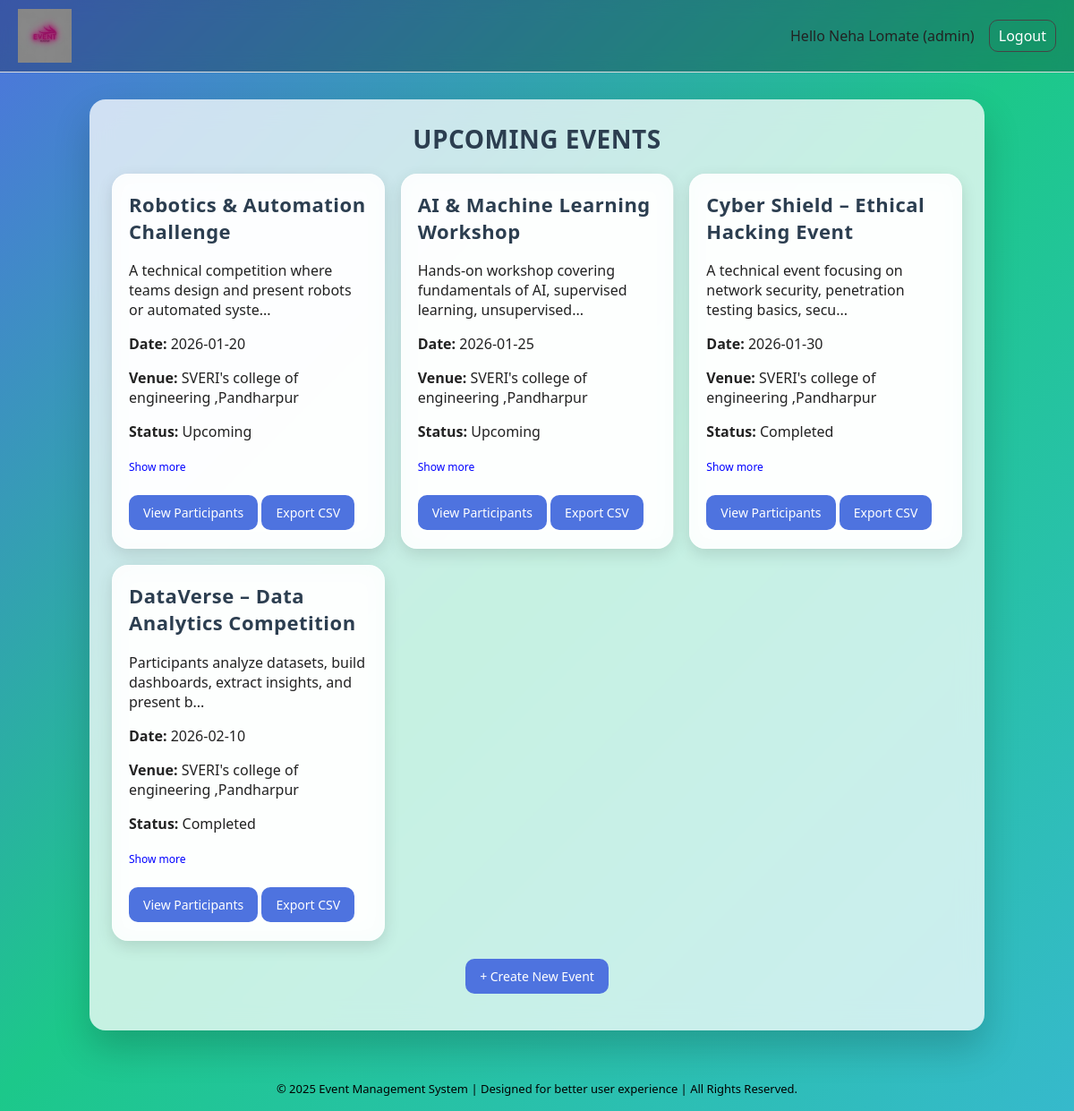
/ (signed in), run on the app's committed database.
### tables this page shows
CREATE TABLE events (
        id INTEGER PRIMARY KEY AUTOINCREMENT,
        title TEXT NOT NULL,
        description TEXT NOT NULL,
        category TEXT,
        date TEXT NOT NULL,
        start_time TEXT,
        end_time TEXT,
        venue TEXT NOT NULL,
        last_date TEXT NOT NULL,
        fee REAL,
        
        is_team_event TEXT,
        team_size INTEGER,
        organizer_name TEXT NOT NULL,
        organizer_contact TEXT NOT NULL,
        status TEXT NOT NULL
    );

### app.py (the view)
@app.route("/")
def index():
    db = get_db()
    events = db.execute("SELECT * FROM events").fetchall()
    return render_template("index.html", events=events)

### app.py (called while the page is built)
def get_db():
    if "db" not in g:
        g.db = sqlite3.connect(DATABASE)
        g.db.row_factory = sqlite3.Row
    return g.db

### templates/index.html (shortened to what this page needs)
{% extends "base.html" %}
{% block content %}
{% if not session.get('username') %}
  <h2>Welcome to Event Management System</h2>
  <p>Please login to view upcoming events.</p>
  <a class="btn" href="{{ url_for('login') }}">Login</a>
  <a class="btn" href="{{ url_for('signup') }}">Signup</a>
{% else %}
  <h1 style="text-align:center;">UPCOMING EVENTS</h1>
  {% if events %}
    <ul class="events">
    {% for e in events %}
      <li class="event-card">
        <h2>{{ e['title'] }}</h2>
        <p>{{ e['description'][:80] }}{% if e['description']|length > 80 %}...{% endif %}</p>
        <p><b>Date:</b> {{ e['date'] or 'N/A' }}</p>
        <p><b>Venue:</b> {{ e['venue'] or 'N/A' }}</p>
        <p><b>Status:</b> {{ e['status'] or 'Upcoming' }}</p>
        <button class="show-text"
                style="background:none;border:none;color:blue;cursor:pointer;font-size:12px;">
            Show more
        </button>
        <br><br>
        {% if session.get('role') == 'participant' %}
          <a class="btn" href="{{ url_for('register_event', event_id=e['id']) }}">Register</a>
        {% elif session.get('role') == 'admin' %}
          <a class="btn" href="{{ url_for('participants', event_id=e['id']) }}">View Participants</a>
          <a class="btn" href="{{ url_for('export', event_id=e['id']) }}">Export CSV</a>
        {% endif %}
      </li>
    {% endfor %}
    </ul>
  {% else %}
    <p>No events yet.</p>
  {% endif %}
  {% if session.get('role') == 'admin' %}
    <p style="text-align:center;">
      <a class="btn" href="{{ url_for('create_event') }}">+ Create New Event</a>
    </p>
  {% endif %}
{% endif %}
{% endblock %}

### templates/base.html (shortened to what this page needs)
<!doctype html>
<html>
<head>
  <link rel="stylesheet" href="{{ url_for('static', filename='style.css') }}">
</head>
<body>
<header style="display:flex; align-items:center; justify-content:space-between; padding:10px 20px; border-bottom:1px solid #ddd;">
  <div class="logo">
    <a href="{{ url_for('index') }}">
      <img src="{{ url_for('static', filename='event3.png') }}" alt="EventManagement Logo" style="height:60px; vertical-align:middle;">
    </a>
  </div>
  <div class="nav-links">
    {% if session.get('username') %}
        <span class="nav-welcome">
            Hello {{ session['username'] }} ({{ session['role'] }})
        </span>
        <a class="btn-nav" href="{{ url_for('logout') }}" style="margin-left:12px;">
            Logout
        </a>
    {% endif %}
  </div>
</header>
<div class="container">
  {% block content %}{% endblock %}
</div>
<footer>
  &copy; {{ 2025 }} Event Management System | Designed for better user experience | All Rights Reserved.
</footer>
</body>
</html>

### static/style.css (style rules this page uses)
* { box-sizing: border-box; }
.logo a { display: flex; align-items: center; gap: 8px; }
.btn-nav { padding: 8px 14px; border-radius: 6px; border: 1px solid #444; text-decoration: none; }
body { margin: 0; padding: 0; font-family: 'Poppins', system-ui, -apple-system, Arial; background: linear-gradient(135deg,#4e73df,#1cc88a,#36b9cc); min-height: 100vh; color:#222; }
.container { max-width: 1000px; margin: 30px auto; padding: 25px; border-radius: 18px; background: rgba(255,255,255,0.75); backdrop-filter: blur(14px); -webkit-backdrop-filter: blur(14px); box-shadow: 0 20px 40px rgba(0,0,0,0.18); }
h1,h2,h3 { margin-top: 0; color:#2c3e50; letter-spacing: .5px; }
h1 { font-size: 28px; }
h2 { font-size: 22px; }
header { background: rgba(0,0,0,0.25); backdrop-filter: blur(10px); -webkit-backdrop-filter: blur(10px); padding: 14px 20px; position: sticky; top: 0; z-index: 20; }
.logo a { color:#fff; font-size:24px; font-weight:600; }
.nav-links a { color:#fff; margin-left:16px; font-weight:500; padding:6px 10px; border-radius:10px; transition:.25s; }
.events { list-style:none; padding:0; margin:20px 0; display:grid; grid-template-columns:repeat(auto-fill,minmax(290px,1fr)); gap:18px; }
.event-card { background: rgba(255,255,255,.85); backdrop-filter: blur(12px); border-radius:18px; padding:18px 18px 20px; border:1px solid rgba(255,255,255,.6); box-shadow: 0 6px 18px rgba(0,0,0,.12); transition:.25s; }
.btn, button { display:inline-block; padding:10px 16px; border-radius:10px; border:none; cursor:pointer; font-size:14px; font-weight:500; transition:.25s; }
.btn { background:#4e73df; color:white; text-decoration:none; }
button { background:#1cc88a; color:white; }
footer { margin-top:40px; text-align:center; color:#000000; padding:16px; font-size:13px; }
.show-text { all: unset; font-size: 11px; color: #0066cc; cursor: pointer; }

### data on the page
events: username "Neha Lomate", title "AI & Machine Learning Workshop", description "Hands-on workshop covering fundamentals of AI, supervised learning, unsupervised", date "2026-01-25", venue "SVERI's college of engineering ,Pandharpur", status "Upcoming"
events: title "Robotics & Automation Challenge", description "A technical competition where teams design and present robots or automated syste", date "2026-01-20", venue "SVERI's college of engineering ,Pandharpur", status "Upcoming"
events: title "Cyber Shield – Ethical Hacking Event", description "A technical event focusing on network security, penetration testing basics, secu", date "2026-01-30", venue "SVERI's college of engineering ,Pandharpur", status "Completed"
events: title "DataVerse – Data Analytics Competition", description "Participants analyze datasets, build dashboards, extract insights, and present b", date "2026-02-10", venue "SVERI's college of engineering ,Pandharpur", status "Completed"

### other printed values
{{ session['role'] }} "admin"
{{ 2025 }} "2025"
